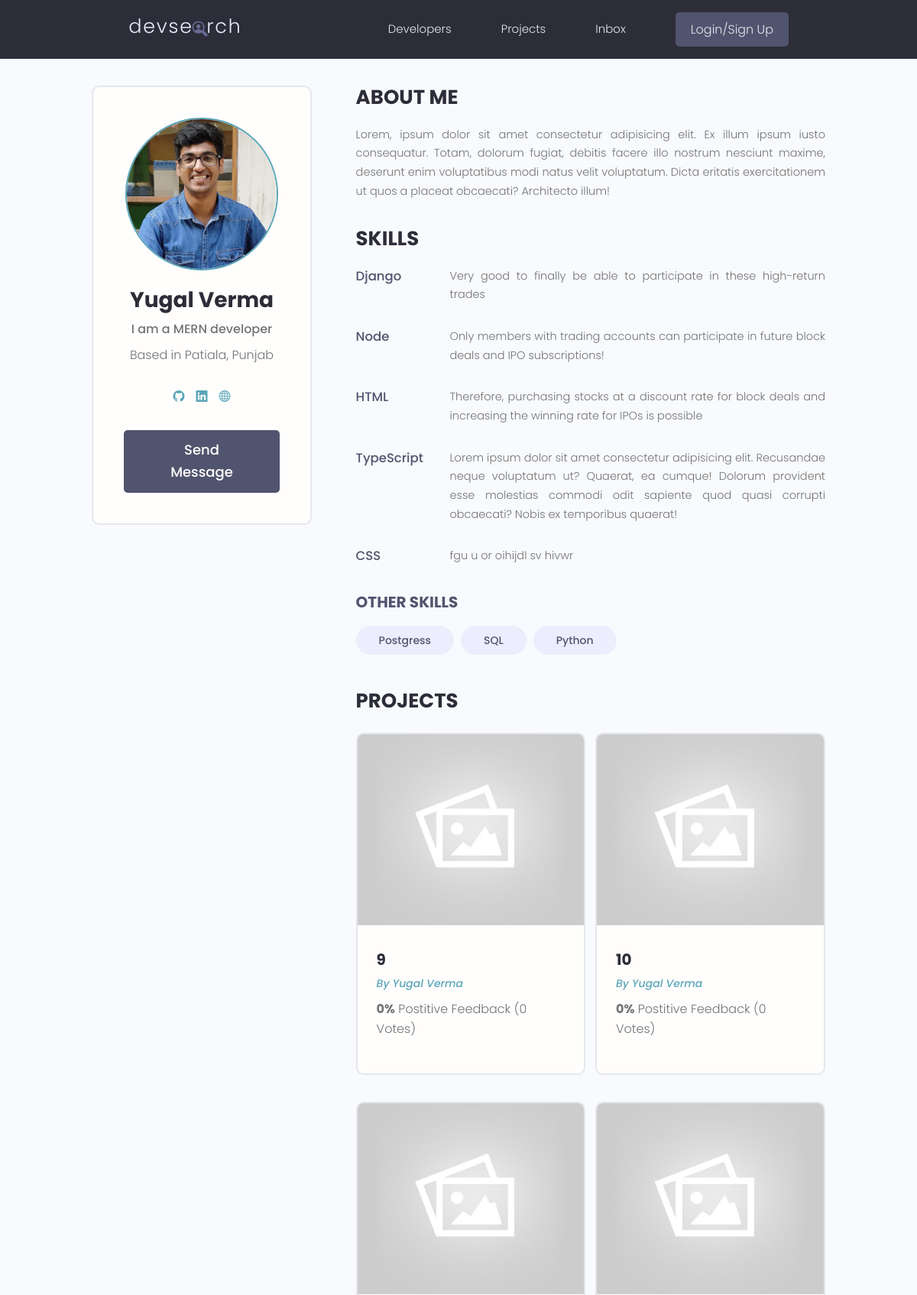
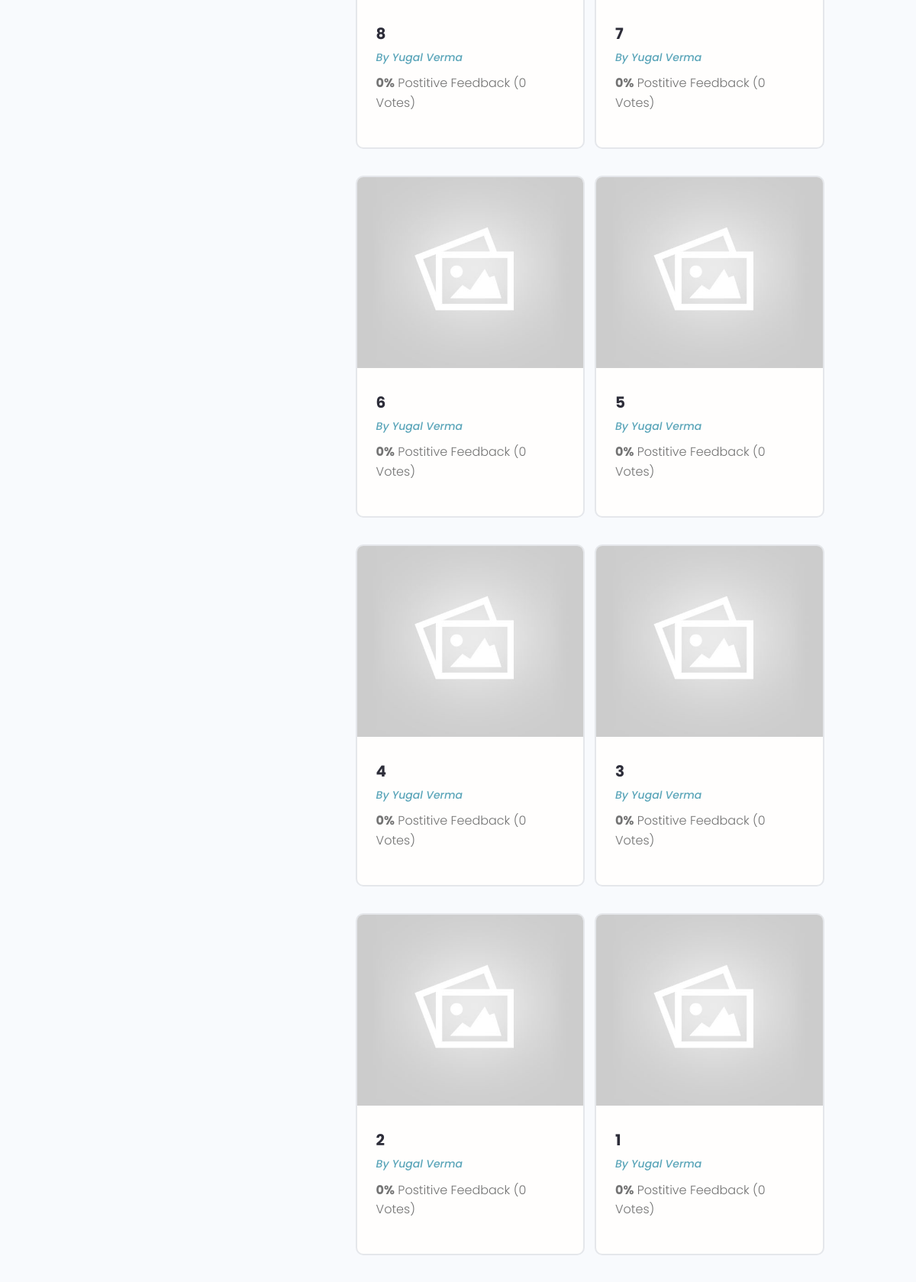
Screenshot of /profile/226f47e2-9a67-4103-93c8-61653e5b1633/ (upper part) with the database file from the repository (2 pictures, top to bottom).
### users/models.py (models this page shows, shortened)
class Profile(models.Model):
    user = models.OneToOneField(User, on_delete=models.CASCADE,null=True, blank=True)
    name = models.CharField(max_length=200, blank=True,null=True)
    email = models.CharField(max_length=500, blank=True,null=True)
    username = models.CharField(max_length=200, blank=True,null=True)
    location = models.CharField(max_length=200, blank=True,null=True)
    short_intro = models.CharField(max_length = 500, blank=True,null=True)
    bio = models.TextField(blank=True,null=True)
    profile_image = models.ImageField(blank=True, null= True, default ='profiles/user-default.png', upload_to="profiles/")
    social_github = models.CharField(max_length=200, blank=True,null=True)
    social_twitter = models.CharField(max_length=200, blank=True,null=True)
    social_youtube = models.CharField(max_length=200, blank=True,null=True)
    social_linkedin = models.CharField(max_length=200, blank=True,null=True)
    social_website = models.CharField(max_length=200, blank=True,null=True)
    created = models.DateTimeField(auto_now_add=True)
    id = models.UUIDField(default=uuid.uuid4, unique=True, primary_key=True, editable=False)

class Skill(models.Model):
    owner = models.ForeignKey(Profile, on_delete=models.CASCADE, null=True, blank=True)
    name = models.CharField(max_length=200, blank=True, null=True)
    description = models.TextField(blank=True,null=True)
    created = models.DateTimeField(auto_now_add=True)
    id = models.UUIDField(default=uuid.uuid4, unique=True, primary_key=True, editable=False)

### projects/models.py (models this page shows, shortened)
class Project(models.Model):
    owner = models.ForeignKey(Profile,on_delete=models.SET_NULL,null=True,blank=True)
    title = models.CharField(max_length = 200)
    description = models.TextField(null=True, blank=True)
    featured_image = models.ImageField(blank= True, null=True, default='default.jpg')
    demo_link = models.CharField(max_length = 2000, null = True, blank=True)
    source_link = models.CharField(max_length = 200, blank=True, null=True)
    tags = models.ManyToManyField('Tag', blank=True)
    vote_total = models.IntegerField(default=0, blank=True, null=True)
    vote_ratio = models.IntegerField(default=0, blank=True, null=True)
    created = models.DateTimeField(auto_now_add=True)
    id = models.UUIDField(default=uuid.uuid4, unique=True, primary_key=True, editable=False)
    class Meta:
        ordering = ['-created']

### users/views.py (the view)
# urls.py: path('profile/<str:pk>/', views.userProfile, name='user-profile'),
def userProfile(request,pk):
    profile = Profile.objects.get(id=pk)
    topSkills = profile.skill_set.exclude(description__exact="")
    otherSkills = profile.skill_set.filter(description = "")
    context = {'profile': profile,'topSkills':topSkills,'otherSkills':otherSkills}
    return render(request, 'users/user_profile.html', context)

### projects/models.py (called while the page is built)
    def __str__(self):
        return self.name

### users/templates/users/user_profile.html (shortened to what this page needs)
{% extends "main.html" %}
{% block content %}
    <main class="profile my-md">
    <div class="container">
      <div class="layout">
        <div class="column column--1of3">
          <div class="card text-center">
            <div class="card__body dev">
              <img class="avatar avatar--xl" src="{{profile.profile_image.url}}" />
              <h2 class="dev__name">{{profile.name}} </h2>
              <p class="dev__title">{{profile.short_intro}}</p>
              <p class="dev__location">Based in {{profile.location}}</p>
              <ul class="dev__social">
                {% if profile.social_github %}
                <li>
                    <a title="Github" href="{{profile.social_github}}" target="_blank"><i class="bi bi-github"></i></a>
                </li>
                {% endif %}
                {% if profile.social_linkedin %}
                <li>
                  <a title="LinkedIn" href="{{profile.social_linkedin}}" target="_blank"><i class="bi bi-linkedin"></i></a>
                </li>
                {% endif %}
                {% if profile.social_website %}
                <li>
                  <a title="Personal Website" href="{{profile.social_website}}" target="_blank"><i class="bi bi-globe"></i></a>
                </li>
                {% endif %}
              </ul>
              <a href="#" class="btn btn--sub btn--lg">Send Message </a>
            </div>
          </div>
        </div>
        <div class="column column--2of3">
          <div class="devInfo">
            <h3 class="devInfo__title">About Me</h3>
            <p class="devInfo__about">
                {{profile.bio}}
            </p>
          </div>
          <div class="devInfo">
            <h3 class="devInfo__title">Skills</h3>
            <div class="devInfo__skills">
                {% for skill in topSkills %}
              <div class="devSkill">
                <h4 class="devSkill__title">{{skill.name}}</h4>
                <p class="devSkill__info">
                  {{skill.description}}
                </p>
              </div>
                {% endfor %}
              <h3 class="devInfo__subtitle">Other Skills</h3>
              <div class="devInfo__otherSkills">
                {% for skill in otherSkills %}
                <span class="tag tag--pill tag--sub tag--lg">
                  <small>{{skill.name}}</small>
                </span>
                {% endfor %}
              </div>
            </div>
          </div>
          <div class="devInfo">
            <h3 class="devInfo__title">Projects</h3>
            <div class="grid grid--two">
              {% for project in profile.project_set.all %}
              <div class="column">
                <div class="card project">
                  <a href="{% url 'project' project.id %}" class="project">
                    <img class="project__thumbnail" src="{{project.featured_image.url}}" alt="project thumbnail" />
                    <div class="card__body">
                      <h3 class="project__title">{{project.title}}</h3>
                      <p><a class="project__author" href="{% url 'user-profile' project.owner.id %}">By {{project.owner.name}}</a></p>
                      <p class="project--rating">
                        <span style="font-weight: bold;">{{project.vote_ratio}}%</span> Postitive
                        Feedback ({{project.vote_total}} Vote{{project.vote_total|pluralize:"s"}})
                      </p>
                    </div>
                  </a>
                </div>
              </div>
              {% endfor %}
            </div>
          </div>
        </div>
      </div>
    </div>
  </main>
{% endblock content %}

### static/styles/app.css (style rules this page uses)
:root { --color-sub: #2d2d39; }
.btn--sub { background-color: var(--color-sub-light); }
.card { border: 2px solid var(--color-light); }
img { width: 100%; }
.profile .card > .dev { padding: 4rem; }
.dev__name { color: var(--color-sub); font-size: 2.8rem; font-weight: 700; margin-top: 1rem; margin-bottom: 0.5rem; }
.dev__title { font-size: 1.6rem; font-weight: 500; line-height: 1.3; }
.dev__location { margin-top: 1rem; }
.dev__social { margin: 3rem 0; list-style: none; display: flex; justify-content: center; gap: 1.5rem; }
.dev__social > li > a > i { width : 5rem; }
.devInfo { margin-bottom: 3rem; }
.devInfo__title, .devInfo__subtitle { font-size: 2.6rem; color: var(--color-sub); text-transform: uppercase; font-weight: 700; margin-bottom: 1.5rem; }
.devInfo__subtitle { font-size: 2rem; color: var(--color-sub-light); }
.devInfo__about, .devSkill__info { font-size: 1.45rem; line-height: 1.7; text-align: justify; }
.devSkill { margin-bottom: 3rem; }
.devSkill__title { font-size: 1.65rem; font-weight: 500; color: var(--color-sub-light); }
@media screen and (min-width: 700px) { .devSkill { display: flex; justify-content: space-between; gap: 3rem; } }
@media screen and (min-width: 700px) { .devSkill__info { flex-basis: 80%; } }
.project__author { font-size: 1.4rem; font-style: italic; }
.project--rating { margin-bottom: 1.6em; margin-top: .5em; }
.project__thumbnail { height: 25rem; object-fit: cover; object-position: top center; }
.project__title { font-size: 2rem; font-weight: 700; color: var(--color-sub); }

### static/uikit/styles/modules/_variables.css (style rules this page uses)
:root { --color-main: #5aa5b9; --color-main-light: #e6faff; --color-sub: #3f4156; --color-sub-light: #51546e; --color-sub-lighter: #ededfd; --color-text: #737373; --color-gray: #8b8b8b; --color-light: #e5e7eb; --color-light-gray: #767676; --color-bg: #f8fafd; --color-white: #fffefd; --color-white-light: #f3f3f3; --color-success: #359e64; --color-success-bg: #def8e8; --color-error: #fc4b0b; --color-error-bg: #fff2ee; --font-base: 'Poppins', arial, helvetica, 'Segoe UI', roboto, ubuntu, sans-serif; --font-monospace: 'Fira Code', 'Courier New', courier, monospace; --font-regular: 300; --font-medium: 500; --font-bold: 700; --generic-shadow: 1px 1px 5px #00000010; --generic-transition: all 0.3s ease-in-out; }

### static/uikit/styles/modules/_base.css (style rules this page uses)
* { margin: 0; padding: 0; box-sizing: border-box; text-rendering: optimizeLegibility; color: inherit; font-size: inherit; }
html { font-size: 50%; }
@media only screen and (min-width: 480px) { html { font-size: 56.25%; } }
@media only screen and (min-width: 1200px) { html { font-size: 62.5%; } }
body { line-height: 1.6; font-weight: 400; font-size: 1.5rem; color: var(--color-text); background-color: var(--color-bg); min-height: 100vh; }

### static/uikit/styles/modules/_typography.css (style rules this page uses)
* { font-family: var(--font-base); }
h2 { font-size: 3.6rem; font-weight: var(--font-bold); }
h3 { font-size: 3.2rem; font-weight: var(--font-medium); }
h4 { font-size: 2.8rem; font-weight: var(--font-medium); }
p, span, strong { font-size: 1.6rem; color: var(--color-text); font-weight: var(--font-regular); }
a { padding-bottom: 2px; text-decoration: none; display: inline-block; color: var(--color-main); font-weight: var(--font-medium); }

### static/uikit/styles/modules/_utilities.css (style rules this page uses)
.container { width: 92%; max-width: 165rem; margin: 0 auto; box-sizing: border-box; }
@media screen and (min-width: 1000px) { .container { width: 90%; } }
@media screen and (min-width: 1200px) { .container { width: 80%; } }
.text-center { text-align: center; }
.my-md { margin: 3rem auto; }

### static/uikit/styles/modules/_avatar.css (style rules this page uses)
.avatar { border-radius: 50%; border: 2px solid var(--color-main); object-fit: cover; }
.avatar--xl { height: 20rem; width: 20rem; }

### static/uikit/styles/modules/_button.css (style rules this page uses)
.btn { display: inline-block; position: relative; cursor: pointer; background-color: var(--color-light); font-weight: var(--font-medium); color: var(--color-sub); text-decoration: none; padding: 1rem 2rem; border-radius: 0.5rem; border: none; width: -webkit-fit-content; width: -moz-fit-content; width: fit-content; height: -webkit-fit-content; height: -moz-fit-content; height: fit-content; font-size: 1.6rem; outline-width: 0; outline-color: transparent; -webkit-backface-visibility: hidden; backface-visibility: hidden; transition: all 0.3s ease-in-out; }
.btn--sub { background-color: var(--color-sub); color: var(--color-white); }
.btn--lg { font-size: 1.8rem; padding: 1.2rem 4.5rem; }

### static/uikit/styles/modules/_card.css (style rules this page uses)
.card { border-radius: 1rem; background-color: var(--color-white); border: 1.5px solid var(--color-light); width: auto; height: auto; margin-top: 0.5rem; margin-bottom: 0.5rem; overflow: hidden; }
.card__body, .card__header { padding: 2rem 2.5rem; }

### rows the page displays
Profile: profile_image (picture), name "Yugal Verma", short_intro "I am a MERN developer", location "Patiala, Punjab", bio "Lorem, ipsum dolor sit amet consectetur adipisicing elit. Ex illum ipsum iusto consequatur. Totam, dolorum fugiat, debitis facere illo nostrum nesciunt maxime, deserunt enim voluptatibus modi natus velit voluptatum. Dicta eritatis exercitationem ut quos a placeat obcaecati? Architecto illum!"
Skill: name "Django", description "Very good to finally be able to participate in these high-return trades"
Skill: name "Node", description "Only members with trading accounts can participate in future block deals and IPO subscriptions!"
Skill: name "HTML", description "Therefore, purchasing stocks at a discount rate for block deals and increasing the winning rate for IPOs is possible"
Skill: name "TypeScript", description "Lorem ipsum dolor sit amet consectetur adipisicing elit. Recusandae neque voluptatum ut? Quaerat, ea cumque! Dolorum provident esse molestias commodi odit sapiente quod quasi corrupti obcaecati? Nobis ex temporibus quaerat!"
Skill: name "CSS", description "fgu u or oihijdl sv hivwr"
Skill: name "Postgress"
Skill: name "SQL"
Skill: name "Python"
Project: featured_image (placeholder picture), title "9", owner.name "Yugal Verma", vote_ratio "0", vote_total "0"
Project: featured_image (placeholder picture), title "10", owner.name "Yugal Verma", vote_ratio "0", vote_total "0"
Project: featured_image (placeholder picture), title "8", owner.name "Yugal Verma", vote_ratio "0", vote_total "0"
Project: featured_image (placeholder picture), title "7", owner.name "Yugal Verma", vote_ratio "0", vote_total "0"
Project: featured_image (placeholder picture), title "6", owner.name "Yugal Verma", vote_ratio "0", vote_total "0"
Project: featured_image (placeholder picture), title "5", owner.name "Yugal Verma", vote_ratio "0", vote_total "0"
Project: featured_image (placeholder picture), title "4", owner.name "Yugal Verma", vote_ratio "0", vote_total "0"
Project: featured_image (placeholder picture), title "3", owner.name "Yugal Verma", vote_ratio "0", vote_total "0"
Project: featured_image (placeholder picture), title "2", owner.name "Yugal Verma", vote_ratio "0", vote_total "0"
Project: featured_image (placeholder picture), title "1", owner.name "Yugal Verma", vote_ratio "0", vote_total "0"
